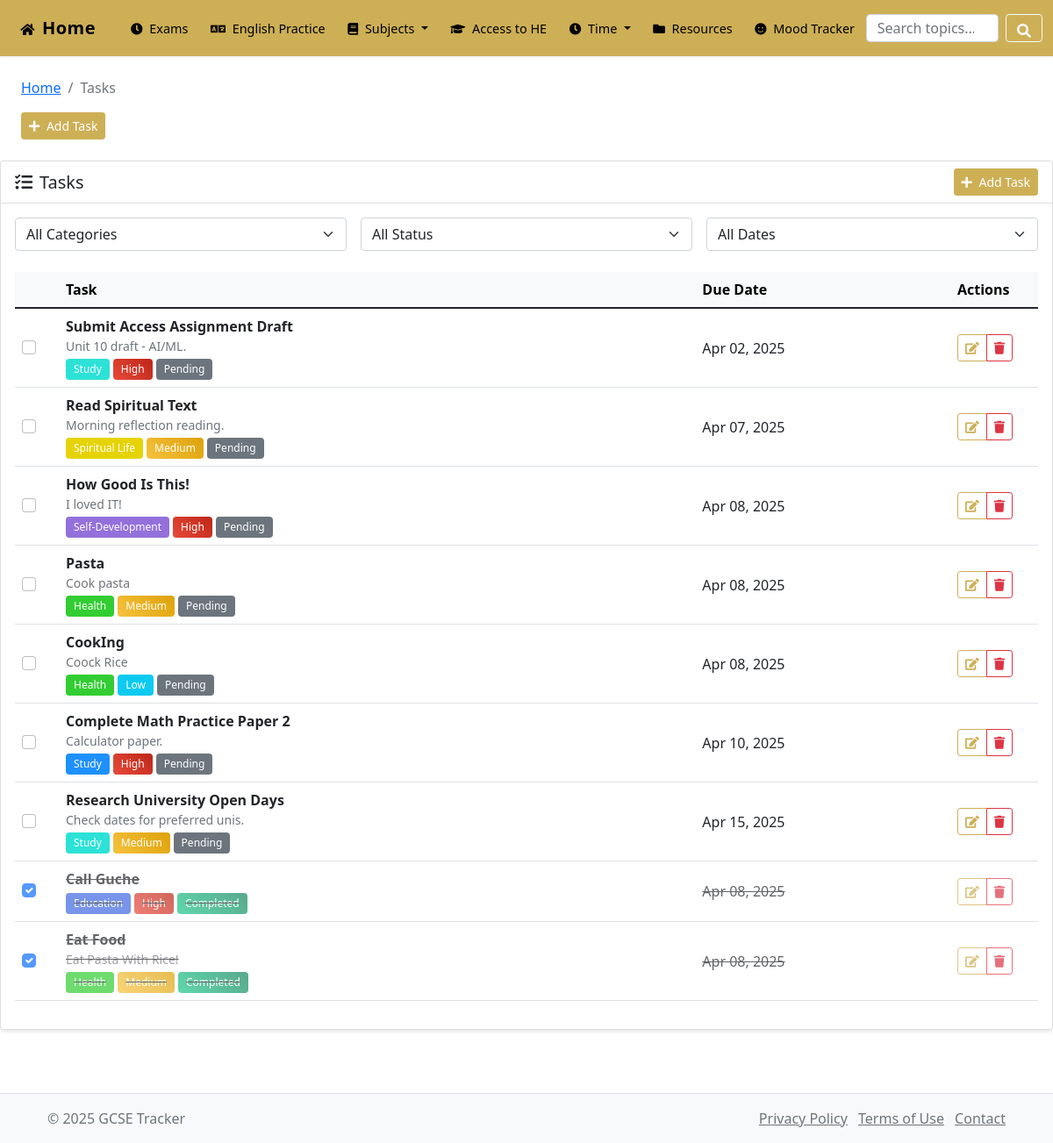
/pages/tasks.php, run on an earlier commit of the app's database.
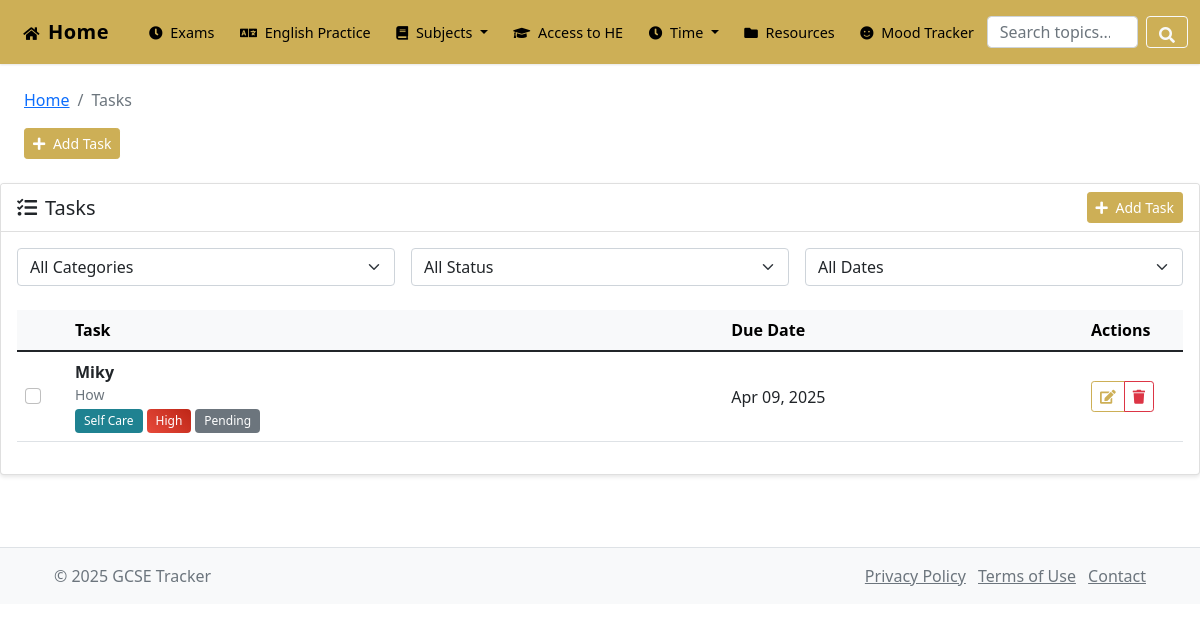
And on a later commit of the database.
### tables this page shows
CREATE TABLE `tasks` (
  `id` int(11) NOT NULL,
  `category_id` int(11) NOT NULL,
  `parent_task_id` int(11) DEFAULT NULL COMMENT 'For subtasks - references parent task',
  `title` varchar(255) NOT NULL,
  `description` text DEFAULT NULL,
  `task_type` enum('one-time','recurring') NOT NULL DEFAULT 'one-time',
  `priority` enum('low','medium','high') NOT NULL DEFAULT 'medium',
  `estimated_duration` int(11) DEFAULT 0 COMMENT 'Estimated duration in minutes',
  `due_date` date DEFAULT NULL,
  `due_time` time DEFAULT NULL,
  `status` enum('pending','in_progress','completed','not_done','snoozed') DEFAULT 'pending',
  `completion_percentage` decimal(5,2) DEFAULT 0.00,
  `is_active` tinyint(1) DEFAULT 1,
  `created_at` timestamp NOT NULL DEFAULT current_timestamp(),
  `updated_at` timestamp NOT NULL DEFAULT current_timestamp() ON UPDATE current_timestamp()
);

CREATE TABLE `task_categories` (
  `id` int(11) NOT NULL,
  `name` varchar(50) NOT NULL,
  `description` text DEFAULT NULL,
  `icon` varchar(50) DEFAULT 'fas fa-tasks' COMMENT 'Font Awesome icon class name',
  `color` varchar(7) DEFAULT '#6c757d',
  `display_order` int(11) DEFAULT 0,
  `is_active` tinyint(1) DEFAULT 1,
  `created_at` timestamp NOT NULL DEFAULT current_timestamp(),
  `updated_at` timestamp NOT NULL DEFAULT current_timestamp() ON UPDATE current_timestamp()
);

### pages/tasks.php (the view, shortened to what the rows shown need)
<?php
require_once '../config/db_connect.php';
$tasks_query = "SELECT t.*, c.name as category_name, c.color as category_color
               FROM tasks t
               JOIN task_categories c ON t.category_id = c.id
               ORDER BY t.status ASC, t.due_date ASC, t.priority DESC";
$tasks_result = $conn->query($tasks_query);
include '../includes/header.php';
?>
<div class="card mb-4">
    <div class="card-body">
        <?php if ($tasks_result->num_rows > 0): ?>
            <div class="table-responsive">
                <table class="table table-hover align-middle" id="tasksTable">
                    <thead class="table-light">
                        <tr>
                            <th style="width: 50px;"></th>
                            <th>Task</th>
                            <th class="d-none d-md-table-cell">Due Date</th>
                            <th style="width: 100px;">Actions</th>
                        </tr>
                    </thead>
                    <tbody>
                        <?php
                        $tasks_result->data_seek(0);
                        while ($task = $tasks_result->fetch_assoc()):
                        ?>
                            <tr class="task-row <?php echo $task['status'] == 'completed' ? 'completed-task' : ''; ?>"
                                data-category="<?php echo $task['category_id']; ?>"
                                data-status="<?php echo $task['status']; ?>"
                                data-due-date="<?php echo $task['due_date']; ?>">
                                <td>
                                    <div class="form-check">
                                        <input class="form-check-input task-checkbox" type="checkbox" value="<?php echo $task['id']; ?>"
                                               <?php echo $task['status'] == 'completed' ? 'checked' : ''; ?>>
                                    </div>
                                </td>
                                <td>
                                    <div class="d-flex flex-column">
                                        <strong><?php echo htmlspecialchars($task['title']); ?></strong>
                                        <?php if ($task['description']): ?>
                                            <small class="text-muted"><?php echo htmlspecialchars($task['description']); ?></small>
                                        <?php endif; ?>
                                        <div class="d-flex flex-wrap gap-1 mt-1">
                                            <span class="badge" style="background-color: <?php echo htmlspecialchars($task['category_color']); ?>">
                                                <?php echo htmlspecialchars($task['category_name']); ?>
                                            </span>
                                            <span class="badge bg-<?php echo $task['priority'] == 'high' ? 'danger' : ($task['priority'] == 'medium' ? 'warning' : 'info'); ?>">
                                                <?php echo ucfirst($task['priority']); ?>
                                            </span>
                                            <span class="badge bg-<?php echo $task['status'] == 'completed' ? 'success' : ($task['status'] == 'pending' ? 'secondary' : 'warning'); ?>">
                                                <?php echo ucfirst($task['status']); ?>
                                            </span>
                                        </div>
                                    </div>
                                </td>
                                <td class="d-none d-md-table-cell">
                                    <?php echo $task['due_date'] ? date('M d, Y', strtotime($task['due_date'])) : '-'; ?>
                                </td>
                                <td>
                                    <div class="btn-group btn-group-sm">
                                        <button type="button" class="btn btn-outline-primary edit-task" data-task-id="<?php echo $task['id']; ?>">
                                            <i class="fas fa-edit"></i>
                                        </button>
                                        <button type="button" class="btn btn-outline-danger delete-task" data-task-id="<?php echo $task['id']; ?>">
                                            <i class="fas fa-trash"></i>
                                        </button>
                                    </div>
                                </td>
                            </tr>
                        <?php endwhile; ?>
                    </tbody>
                </table>
            </div>
        <?php endif; ?>
    </div>
</div>
<?php
include '../includes/footer.php';
?>

What changed in the data, as far as the page shows it:
removed tasks: title "Submit Access Assignment Draft", description "Unit 10 draft - AI/ML.", task_categories.name "Study", priority "High", status "Pending", due_date "Apr 02, 2025"
removed tasks: title "Read Spiritual Text", description "Morning reflection reading.", task_categories.name "Spiritual Life", priority "Medium", status "Pending", due_date "Apr 07, 2025"
removed tasks: title "How Good Is This!", description "I loved IT!", task_categories.name "Self-Development", priority "High", status "Pending", due_date "Apr 08, 2025"
removed tasks: title "Pasta", description "Cook pasta", task_categories.name "Health", priority "Medium", status "Pending", due_date "Apr 08, 2025"
removed tasks: title "CookIng", description "Coock Rice", task_categories.name "Health", priority "Low", status "Pending", due_date "Apr 08, 2025"
removed tasks: title "Complete Math Practice Paper 2", description "Calculator paper.", task_categories.name "Study", priority "High", status "Pending", due_date "Apr 10, 2025"
removed tasks: title "Research University Open Days", description "Check dates for preferred unis.", task_categories.name "Study", priority "Medium", status "Pending", due_date "Apr 15, 2025"
removed tasks: status "☑", title "Call Guche", task_categories.name "Education", priority "High", status "Completed", due_date "Apr 08, 2025"
removed tasks: status "☑", title "Eat Food", description "Eat Pasta With Rice!", task_categories.name "Health", priority "Medium", status "Completed", due_date "Apr 08, 2025"
added tasks: title "Miky", description "How", task_categories.name "Self Care", priority "High", status "Pending", due_date "Apr 09, 2025"
